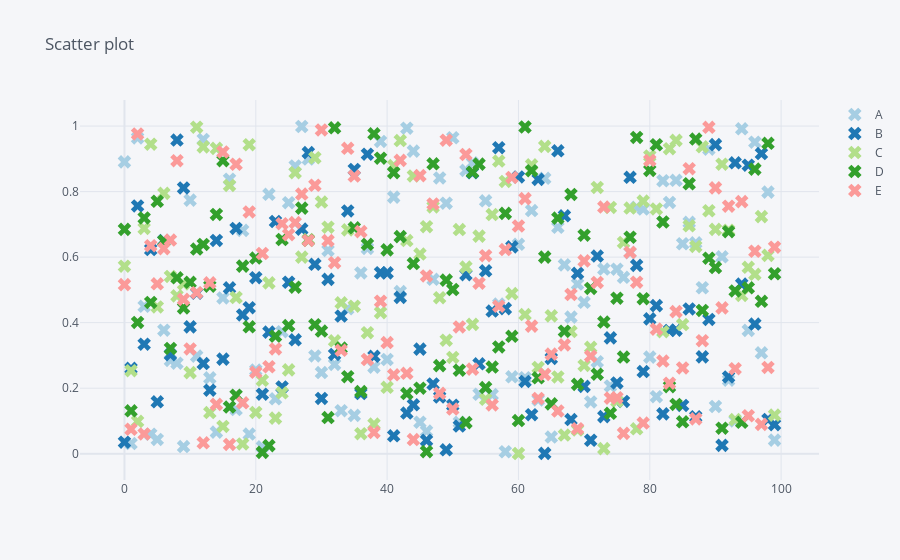

The cell this chart's notebook holds for it:
### Code cell
main(cat)
#call the main function on that category
